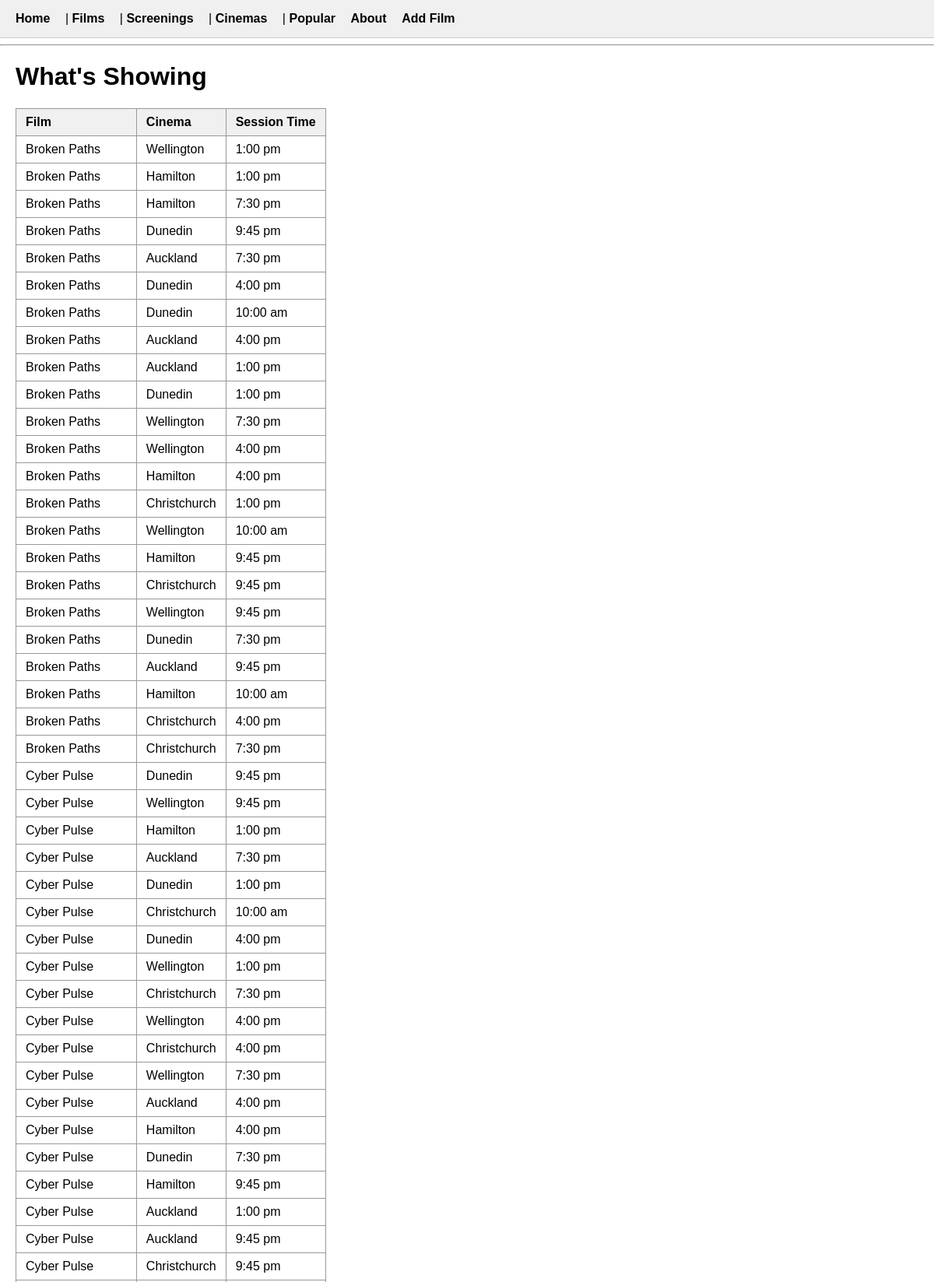
Screenshot of /screenings (upper part) with the database file from the repository.
### tables this page shows
CREATE TABLE Screening (
screening_id TEXT PRIMARY KEY,
film_id TEXT NOT NULL,
cinema_id TEXT NOT NULL,
session_time TEXT,
FOREIGN KEY (film_id) REFERENCES Film(film_id),FOREIGN KEY (cinema_id) REFERENCES Cinema(cinema_id));

CREATE TABLE Film (
film_id TEXT PRIMARY KEY,
film_name TEXT NOT NULL,
genre TEXT,
director_id TEXT NOT NULL,
FOREIGN KEY (director_id) REFERENCES Director(director_id));

CREATE TABLE Cinema (
cinema_id TEXT PRIMARY KEY,
city TEXT NOT NULL);

### app.py (the view)
@app.route("/screenings")
def screenings():
    conn = get_connection()
    screening_list = conn.execute("""
         SELECT f.film_name, c.city, s.session_time
        FROM Screening s
        JOIN Film f   ON s.film_id = f.film_id
        JOIN Cinema c ON s.cinema_id = c.cinema_id
        ORDER BY f.film_name
    """).fetchall()
    conn.close()
    return render_template("screenings.html", screenings=screening_list)

### app.py (called while the page is built)
def get_connection():
    conn = sqlite3.connect("Filmavault.db")
    conn.execute("PRAGMA foreign_keys = ON")
    conn.row_factory = sqlite3.Row
    return conn

### templates/screenings.html (shortened to what this page needs)
<!DOCTYPE html>
<html>
<head>
    <link rel="stylesheet" href="{{ url_for('static', filename='style.css') }}">
</head>
<body>
    {% include "nav.html" %}
    <h1>What's Showing</h1>
    <table border="1">
        <tr>
            <th>Film</th>
            <th>Cinema</th>
            <th>Session Time</th>
        </tr>
        {% for screening in screenings %}
        <tr>
            <td>{{ screening["film_name"] }}</td>
            <td>{{ screening["city"] }}</td>
            <td>{{ screening["session_time"] }}</td>
        </tr>
        {% endfor %}
    </table>
</body>
</html>

### static/style.css (style rules this page uses)
body { font-family: Arial, sans-serif; margin: 0; padding: 0; }
h1 { padding: 0 20px; }
table { border-collapse: collapse; margin: 20px; }
th, td { border: 1px solid #999; padding: 8px 12px; text-align: left; }
th { background-color: #f0f0f0; }

### rows the page displays
Screening: film_name "Broken Paths", city "Wellington", session_time "1:00 pm"
Screening: film_name "Broken Paths", city "Hamilton", session_time "1:00 pm"
Screening: film_name "Broken Paths", city "Hamilton", session_time "7:30 pm"
Screening: film_name "Broken Paths", city "Dunedin", session_time "9:45 pm"
Screening: film_name "Broken Paths", city "Auckland", session_time "7:30 pm"
Screening: film_name "Broken Paths", city "Dunedin", session_time "4:00 pm"
Screening: film_name "Broken Paths", city "Dunedin", session_time "10:00 am"
Screening: film_name "Broken Paths", city "Auckland", session_time "4:00 pm"
Screening: film_name "Broken Paths", city "Auckland", session_time "1:00 pm"
Screening: film_name "Broken Paths", city "Dunedin", session_time "1:00 pm"
Screening: film_name "Broken Paths", city "Wellington", session_time "7:30 pm"
Screening: film_name "Broken Paths", city "Wellington", session_time "4:00 pm"
Screening: film_name "Broken Paths", city "Hamilton", session_time "4:00 pm"
Screening: film_name "Broken Paths", city "Christchurch", session_time "1:00 pm"
Screening: film_name "Broken Paths", city "Wellington", session_time "10:00 am"
Screening: film_name "Broken Paths", city "Hamilton", session_time "9:45 pm"
Screening: film_name "Broken Paths", city "Christchurch", session_time "9:45 pm"
Screening: film_name "Broken Paths", city "Wellington", session_time "9:45 pm"
Screening: film_name "Broken Paths", city "Dunedin", session_time "7:30 pm"
Screening: film_name "Broken Paths", city "Auckland", session_time "9:45 pm"
Screening: film_name "Broken Paths", city "Hamilton", session_time "10:00 am"
Screening: film_name "Broken Paths", city "Christchurch", session_time "4:00 pm"
Screening: film_name "Broken Paths", city "Christchurch", session_time "7:30 pm"
Screening: film_name "Cyber Pulse", city "Dunedin", session_time "9:45 pm"
Screening: film_name "Cyber Pulse", city "Wellington", session_time "9:45 pm"
Screening: film_name "Cyber Pulse", city "Hamilton", session_time "1:00 pm"
Screening: film_name "Cyber Pulse", city "Auckland", session_time "7:30 pm"
Screening: film_name "Cyber Pulse", city "Dunedin", session_time "1:00 pm"
Screening: film_name "Cyber Pulse", city "Christchurch", session_time "10:00 am"
Screening: film_name "Cyber Pulse", city "Dunedin", session_time "4:00 pm"
Screening: film_name "Cyber Pulse", city "Wellington", session_time "1:00 pm"
Screening: film_name "Cyber Pulse", city "Christchurch", session_time "7:30 pm"
Screening: film_name "Cyber Pulse", city "Wellington", session_time "4:00 pm"
Screening: film_name "Cyber Pulse", city "Christchurch", session_time "4:00 pm"
Screening: film_name "Cyber Pulse", city "Wellington", session_time "7:30 pm"
Screening: film_name "Cyber Pulse", city "Auckland", session_time "4:00 pm"
Screening: film_name "Cyber Pulse", city "Hamilton", session_time "4:00 pm"
Screening: film_name "Cyber Pulse", city "Dunedin", session_time "7:30 pm"
Screening: film_name "Cyber Pulse", city "Hamilton", session_time "9:45 pm"
Screening: film_name "Cyber Pulse", city "Auckland", session_time "1:00 pm"
Screening: film_name "Cyber Pulse", city "Auckland", session_time "9:45 pm"
Screening: film_name "Cyber Pulse", city "Christchurch", session_time "9:45 pm"
